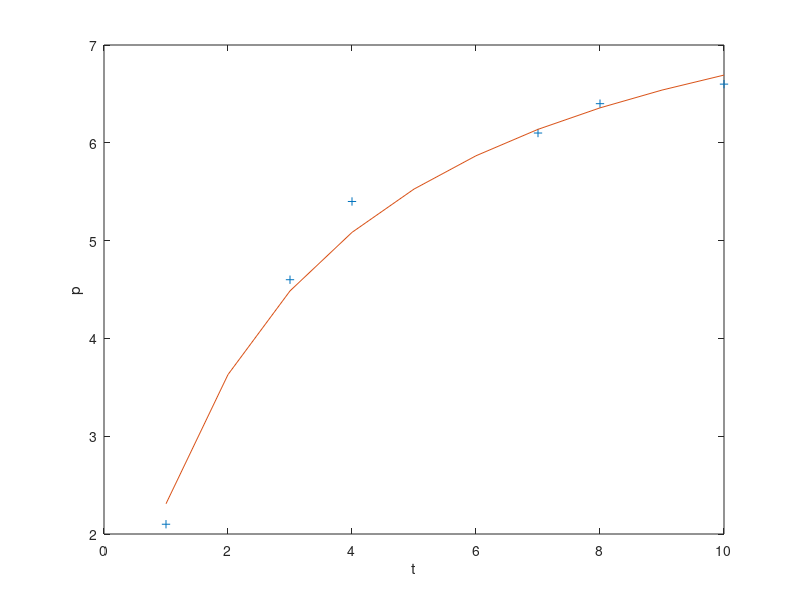

The MATLAB source for this figure:
t = [1 3 4 7 8 10];
p = [2.1 4.6 5.4 6.1 6.4 6.6];
x = polyfit(t,t./p,1);
m = 1/x(1)
b = x(2)*m
plot(t,p,'+')
t_1=1:10;
p_1=m*t_1./(b+t_1);
hold on
plot(t_1,p_1);
xlabel('t')
ylabel('p')
